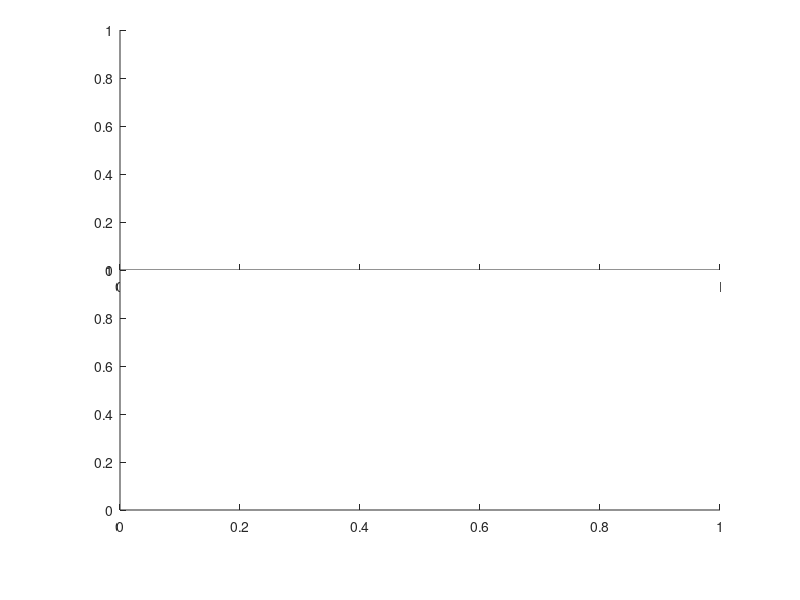

Source code (MATLAB): (Note: this script raises an error after producing the figure.)
%% Latest format - rrect

fig = figure('Units','normalized', 'Position',[.1,.2,.7,.6]);
axT = axes('Parent',fig, 'Position',[.15, .55, .75, .4]);
axB = axes('Parent',fig, 'Position',[.15, .15, .75, .4]);

% Define column group assignment (定义列分组标签)
group = [1,1,1,1,1,1,1,1, 2,2,2,2,2,2,2,2];
% Row and column names (行列名称)
rowName = {'RL-SL','RL2SSX','RL3XX-DYH','RL4GTXYKN'};
colName = {'CLAS','CLALXXX','CLAA','CLAN','CLAD','CLAA2', ...
           'CLBS','CLBLXYZT','CLBACLASS','CLBNMNSZ', ...
           'CLCS','CLCL','CLCA','CLCN-5126','CLCD-C-131','CLCA2-C-137'};
DataT = rand([4, 16]) - .5;
DataB = rand([4, 16]) - .5;

% Top heatmap (上方热图)
SHM_T = SHeatmap(axT, DataT, 'Format','rrect', 'ColGroup',group, 'GroupLabelOffset',.5);
SHM_T.draw()
SHM_T.setType('row')
SHM_T.setFrame('Visible','off')
SHM_T.setRowName(rowName)
SHM_T.setColGroupName({'Group-L', 'Group-R'})
SHM_T.setColGroupLabelLocation('top')
cmapT = interp1([0,.5,1], [60,81,91; 255,255,255; 79,148,204]./255, linspace(0,1,32));
colormap(axT, cmapT)

% Bottom heatmap (下方热图)
SHM_B = SHeatmap(axB, DataB, 'Format','rrect', 'ColGroup',group);
SHM_B.draw()
SHM_B.setFrame('Visible','off')
SHM_B.setColName(colName)
SHM_B.setRowName(rowName)
cmapB = interp1([0,.5,1], [173,208,53; 255,255,255; 252,137,180]./255, linspace(0,1,32));
colormap(axB, cmapB)

% Synchronize axes and colorbar positions (同步坐标轴和颜色条位置)
SHM_T.ax.YLim = SHM_B.ax.YLim;
SHM_T.Colorbar.Position = [.92, .585, .02, .34];
SHM_B.Colorbar.Position = [.92, .185, .02, .34];
